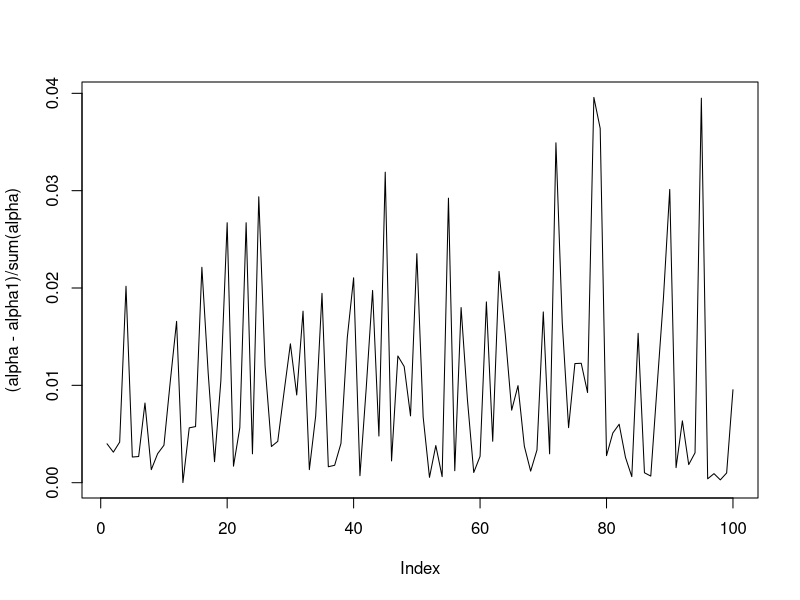

Generate this figure with R:
N <- 100 # Liczba kolorów
M <-100000
alpha <- sample(c(1:100), size = N, replace = TRUE)#, prob=c(1:100))
alpha <- rep(1,N)
alpha1 <- alpha

for(i in 1:M)
{
  index <- sample(c(1:N), size=1, prob = alpha)
  alpha[index] = alpha[index] + 1
}

plot((alpha-alpha1)/sum(alpha), type="l")